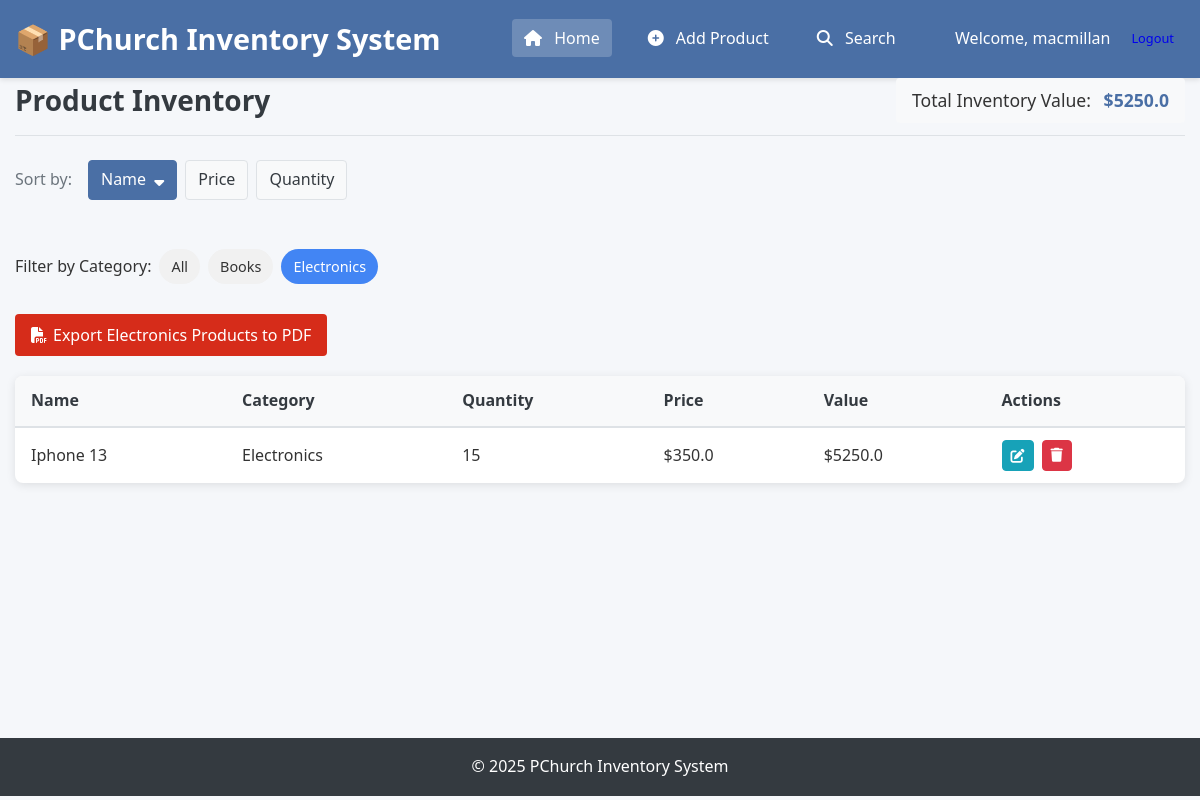
/?sort=name&category=Electronics (signed in), run on the app's committed database.
### app/models.py (models this page shows, shortened)
class User(UserMixin, db.Model):
    __tablename__ = "users"
    id = db.Column(db.Integer, primary_key=True)
    username = db.Column(db.String(80), unique=True, nullable=False)
    password_hash = db.Column(db.String(256), nullable=False)
    @classmethod
    def get_by_id(cls, user_id):
        return cls.query.get(str(user_id))

class Product(db.Model):
    __tablename__ = "products"
    CATEGORIES = ["Electronics", "Clothing", "Food", "Books", "Other"]
    id = db.Column(db.Integer, primary_key=True)
    name = db.Column(db.String(100), nullable=False)
    quantity = db.Column(db.Integer, nullable=False)
    price = db.Column(db.Float, nullable=False)
    category = db.Column(db.String(50), nullable=False, default="Other")
    def get_value(self):
        return self.price * self.quantity
    @classmethod
    def get_by_category(cls, category):
        return cls.query.filter_by(category=category).all()
    @classmethod
    def get_categories(cls):
        categories = db.session.query(cls.category).distinct().all()
        categories = [cat[0] for cat in categories]
        sorted_categories = sorted([c for c in categories if c != "Other"])
        if "Other" in categories:
            sorted_categories.append("Other")
        return sorted_categories

### app/routes.py (the view)
@app.route("/")
@login_required
def index():
    sort = request.args.get("sort", "name")
    category = request.args.get("category", "")
    if category:
        products = Product.get_by_category(category)
    else:
        products = Product.get_all()
    if sort == "price":
        products.sort(key=lambda p: float(p.price))
    elif sort == "quantity":
        products.sort(key=lambda p: int(p.quantity))
    else:  # Default to name
        products.sort(key=lambda p: p.name)
    total_value = sum(p.get_value() for p in products)
    categories = Product.get_categories()
    return render_template(
        "index.html",
        products=products,
        total_value=round(total_value, 2),
        sort=sort,
        category=category,
        categories=categories,
    )

### app/__init__.py (called while the page is built)
@login_manager.user_loader
def load_user(user_id):
    from app.models import User
    return User.get_by_id(user_id)

### app/templates/index.html (shortened to what this page needs)
{% extends 'base.html' %}
{% block content %}
<section class="page-header">
    <h2>Product Inventory</h2>
    <div class="total-value">
        <span>Total Inventory Value:</span>
        <strong>${{ total_value }}</strong>
    </div>
</section>
<section class="filters-container">
    <div class="sort-controls">
        <span>Sort by:</span>
        <a href="{{ url_for('index', sort='name', category=category) }}" class="sort-btn {% if sort == 'name' %}active{% endif %}">Name {% if sort == 'name' %}<i class="fas fa-sort-down"></i>{% endif %}</a>
        <a href="{{ url_for('index', sort='price', category=category) }}" class="sort-btn {% if sort == 'price' %}active{% endif %}">Price {% if sort == 'price' %}<i class="fas fa-sort-down"></i>{% endif %}</a>
        <a href="{{ url_for('index', sort='quantity', category=category) }}" class="sort-btn {% if sort == 'quantity' %}active{% endif %}">Quantity {% if sort == 'quantity' %}<i class="fas fa-sort-down"></i>{% endif %}</a>
    </div>
    <div class="category-filter">
        <span>Filter by Category:</span>
        <a href="{{ url_for('index', sort=sort) }}" class="category-btn {% if not category %}active{% endif %}">All</a>
        {% for cat in categories %}
        <a href="{{ url_for('index', sort=sort, category=cat) }}" class="category-btn {% if category == cat %}active{% endif %}">{{ cat }}</a>
        {% endfor %}
    </div>
    <div class="export-controls">
        {% if products %}
        {% if category %}
        <a href="{{ url_for('export_pdf', category=category) }}" class="btn btn-export" target="_blank">
            <i class="fas fa-file-pdf"></i> Export {{ category }} Products to PDF
        </a>
        {% else %}
        <a href="{{ url_for('export_pdf') }}" class="btn btn-export" target="_blank">
            <i class="fas fa-file-pdf"></i> Export All Products to PDF
        </a>
        {% endif %}
        {% endif %}
    </div>
</section>
{% if products %}
<div class="table-container">
    <table class="product-table">
        <thead>
            <tr>
                <th>Name</th>
                <th>Category</th>
                <th>Quantity</th>
                <th>Price</th>
                <th>Value</th>
                <th>Actions</th>
            </tr>
        </thead>
        <tbody>
            {% for product in products %}
            <tr>
                <td>{{ product.name }}</td>
                <td>{{ product.category }}</td>
                <td>{{ product.quantity }}</td>
                <td>${{ product.price }}</td>
                <td>${{ product.get_value() }}</td>
                <td class="actions">
                    <a href="{{ url_for('edit_product', id=product.id) }}" class="btn btn-edit" title="Edit">
                        <i class="fas fa-edit"></i>
                    </a>
                    <button class="btn btn-delete" title="Delete" onclick="confirmDelete({{ product.id }}, '{{ product.name }}')">
                        <i class="fas fa-trash"></i>
                    </button>
                </td>
            </tr>
            {% endfor %}
        </tbody>
    </table>
</div>
{% else %}
<div class="empty-state">
    <i class="fas fa-box-open fa-4x"></i>
    <p>No products in inventory yet.</p>
    <a href="{{ url_for('add_product') }}" class="btn btn-primary">Add Your First Product</a>
</div>
{% endif %}
{% endblock %}

### app/templates/base.html (shortened to what this page needs)
<!DOCTYPE html>
<html lang="en">
<head>
    <link rel="stylesheet" href="{{ url_for('static', filename='style.css') }}">
    <link rel="stylesheet" href="https://cdnjs.cloudflare.com/ajax/libs/font-awesome/6.4.0/css/all.min.css">
</head>
<body>
    <header>
        <div class="container">
            <h1>📦 PChurch Inventory System</h1>
            <nav>
                <ul>
                    <li><a href="{{ url_for('index') }}" {% if request.path == url_for('index') %}class="active"{% endif %}>
                        <i class="fas fa-home"></i> Home
                    </a></li>
                    <li><a href="{{ url_for('add_product') }}" {% if request.path == url_for('add_product') %}class="active"{% endif %}>
                        <i class="fas fa-plus-circle"></i> Add Product
                    </a></li>
                    <li><a href="{{ url_for('search') }}" {% if request.path == url_for('search') %}class="active"{% endif %}>
                        <i class="fas fa-search"></i> Search
                    </a></li>
                </ul>
            </nav>
            <div class="user-menu">
                {% if current_user.is_authenticated %}
                <span>Welcome, {{ current_user.username }}</span>
                <a href="{{ url_for('logout') }}" class="btn btn-small">Logout</a>
                {% endif %}
            </div>
        </div>
    </header>
    <main class="container">
        {% block content %}{% endblock %}
    </main>
    <footer>
        <div class="container">
            <p>&copy; 2025 PChurch Inventory System</p>
        </div>
    </footer>
</body>
</html>

### app/static/style.css (style rules this page uses)
:root { --primary-color: #4a6fa5; --secondary-color: #6c757d; --success-color: #28a745; --danger-color: #dc3545; --warning-color: #ffc107; --info-color: #17a2b8; --light-color: #f8f9fa; --dark-color: #343a40; --border-color: #dee2e6; --shadow-color: rgba(0, 0, 0, 0.1); }
* { margin: 0; padding: 0; box-sizing: border-box; }
body { font-family: 'Segoe UI', Tahoma, Geneva, Verdana, sans-serif; line-height: 1.6; color: #333; background-color: #f5f7fa; }
.container { width: 100%; max-width: 1200px; margin: 0 auto; padding: 0 15px; }
header { background-color: var(--primary-color); color: white; padding: 1rem 0; box-shadow: 0 2px 5px var(--shadow-color); }
header .container { display: flex; justify-content: space-between; align-items: center; }
header h1 { font-size: 1.8rem; font-weight: 600; }
nav ul { display: flex; list-style: none; }
nav ul li { margin-left: 1.5rem; }
nav ul li a { color: white; text-decoration: none; padding: 0.5rem 0.75rem; border-radius: 4px; transition: background-color 0.3s; }
nav ul li a:hover, nav ul li a.active { background-color: rgba(255, 255, 255, 0.2); }
nav ul li a i { margin-right: 0.5rem; }
main { padding: 2rem 0; min-height: calc(100vh - 140px); }
.page-header { display: flex; justify-content: space-between; align-items: center; margin-bottom: 1.5rem; padding-bottom: 0.75rem; border-bottom: 1px solid var(--border-color); }
.page-header h2 { font-size: 1.75rem; color: var(--dark-color); }
.total-value { background-color: var(--light-color); padding: 0.5rem 1rem; border-radius: 4px; font-size: 1.1rem; }
.total-value strong { color: var(--primary-color); margin-left: 0.5rem; }
.sort-controls { margin-bottom: 1.5rem; display: flex; align-items: center; }
.sort-controls span { margin-right: 1rem; color: var(--secondary-color); }
.sort-btn { padding: 0.4rem 0.75rem; margin-right: 0.5rem; border-radius: 4px; text-decoration: none; color: var(--dark-color); background-color: var(--light-color); border: 1px solid var(--border-color); transition: all 0.3s; }
.sort-btn:hover, .sort-btn.active { background-color: var(--primary-color); color: white; border-color: var(--primary-color); }
.sort-btn i { margin-left: 0.25rem; }
.table-container { overflow-x: auto; background-color: white; border-radius: 8px; box-shadow: 0 2px 10px var(--shadow-color); margin-bottom: 30px; }
.product-table { width: 100%; border-collapse: collapse; }
.product-table th, .product-table td { padding: 0.75rem 1rem; text-align: left; }
.product-table th { background-color: #f8f9fa; font-weight: 600; color: var(--dark-color); border-bottom: 2px solid var(--border-color); }
.product-table tr { border-bottom: 1px solid var(--border-color); }
.product-table tr:last-child { border-bottom: none; }
.actions { display: flex; gap: 0.5rem; }
.btn { display: inline-block; font-weight: 400; text-align: center; white-space: nowrap; vertical-align: middle; user-select: none; border: 1px solid transparent; padding: 0.375rem 0.75rem; font-size: 1rem; line-height: 1.5; border-radius: 0.25rem; transition: all 0.15s ease-in-out; cursor: pointer; text-decoration: none; }
.btn-edit, .btn-delete { padding: 0.25rem 0.5rem; font-size: 0.875rem; }
.btn-edit { color: #fff; background-color: var(--info-color); border-color: var(--info-color); }
.btn-delete { color: #fff; background-color: var(--danger-color); border-color: var(--danger-color); }
footer { background-color: var(--dark-color); color: white; padding: 1rem 0; text-align: center; }
.filters-container { margin-bottom: 20px; display: flex; flex-direction: column; gap: 15px; }
.category-filter { display: flex; align-items: center; flex-wrap: wrap; gap: 8px; margin-top: 10px; }
.category-btn { padding: 6px 12px; background-color: #f1f1f1; border-radius: 20px; color: #333; text-decoration: none; font-size: 0.9rem; transition: all 0.2s; }
.category-btn.active { background-color: #4285f4; color: white; }
.export-controls { margin-top: 15px; }
.btn-export { background-color: #d62c1a; color: white; padding: 8px 15px; border-radius: 4px; text-decoration: none; display: inline-flex; align-items: center; gap: 6px; transition: background-color 0.2s; }
.user-menu { display: flex; align-items: center; gap: 10px; }
.btn-small { padding: 5px 10px; font-size: 0.8rem; }

### data on the page
User: username "macmillan"
Product: category "Books"
Product: category "Electronics", name "Iphone 13", quantity "15", price "350.0", get_value "5250.0"

### other printed values
{{ total_value }} "5250.0"
{{ cat }} "Electronics"
